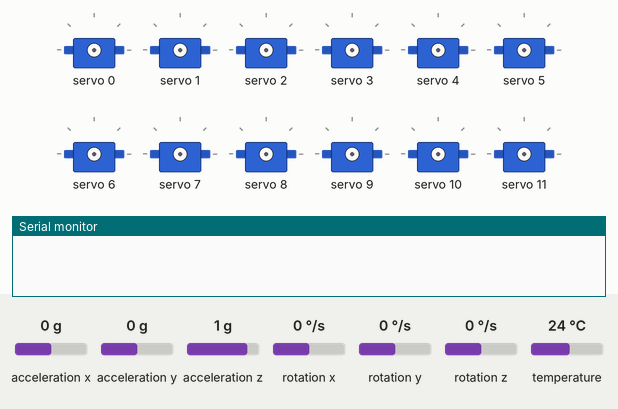
A sketch run on a simulated ESP32. On the bench: 12 × servo, the last lines printed to the serial monitor. Inputs (shaded band) come from the test bench; at power-on: acceleration x 0 g, acceleration y 0 g, acceleration z 1 g, rotation x 0 °/s, rotation y 0 °/s, rotation z 0 °/s, temperature 24 °C.

Above: at 0.0 s.
At 9.2 s:
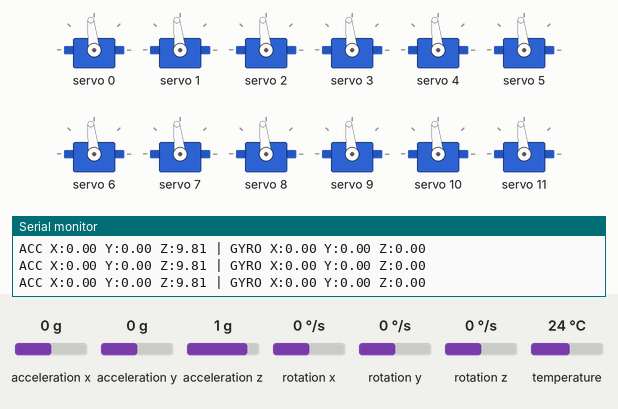
9.3 s: acceleration x set to -1.4 g
At 14.41 s:
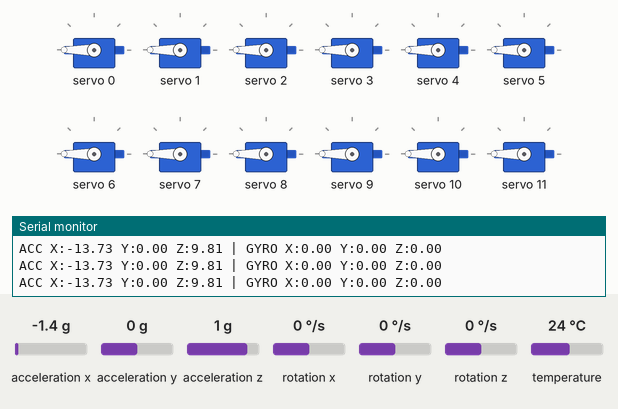
Timing chart, 0 to 18.3 s (numbered marks = the images above; inputs shaded):
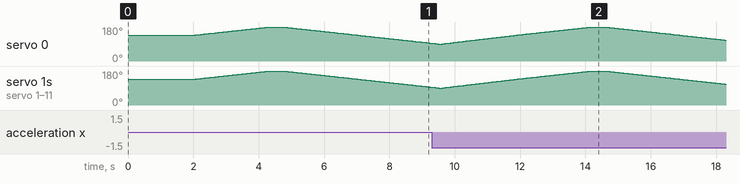

The sketch:

Conn_Check.ino
```cpp
#include <Wire.h>
#include <Adafruit_PWMServoDriver.h>
#include <Adafruit_MPU6050.h>
#include <Adafruit_Sensor.h>

// -------- PCA9685 --------
Adafruit_PWMServoDriver pca = Adafruit_PWMServoDriver(0x40);

// -------- MPU --------
Adafruit_MPU6050 mpu;

// Servo pulse calibration (adjust if needed)
#define SERVO_MIN  100
#define SERVO_MAX  700

// Derived values
#define SERVO_CENTER ((SERVO_MIN + SERVO_MAX) / 2)
#define SERVO_30_DEG ((SERVO_MAX - SERVO_MIN) / 6)

#define SERVO_LOW  (SERVO_CENTER - SERVO_30_DEG)
#define SERVO_HIGH (SERVO_CENTER + SERVO_30_DEG)

// Speed → delay mapping
int speedToDelay(uint8_t speedPercent) {
  speedPercent = constrain(speedPercent, 1, 100);
  return map(speedPercent, 1, 100, 20, 1); // ms per step
}

// ---- Move all 16 servos together, smoothly ----
void moveAllServosSmooth(int startPulse, int endPulse, uint8_t speedPercent) {
  int step = (endPulse > startPulse) ? 1 : -1;
  int stepDelay = speedToDelay(speedPercent);

  for (int pulse = startPulse; pulse != endPulse; pulse += step) {

    // Move all 16 channels together
    for (int i = 0; i < 16; i++) {
      pca.setPWM(i, 0, pulse);
    }

    // ----- MPU READ -----
    sensors_event_t a, g, temp;
    mpu.getEvent(&a, &g, &temp);

    Serial.print("ACC X:");
    Serial.print(a.acceleration.x);
    Serial.print(" Y:");
    Serial.print(a.acceleration.y);
    Serial.print(" Z:");
    Serial.print(a.acceleration.z);

    Serial.print(" | GYRO X:");
    Serial.print(g.gyro.x);
    Serial.print(" Y:");
    Serial.print(g.gyro.y);
    Serial.print(" Z:");
    Serial.println(g.gyro.z);

    delay(stepDelay);
  }
}

void setup() {
  Serial.begin(115200);
  delay(2000);

  Wire.begin(21, 22);

  // ---- PCA INIT ----
  pca.begin();
  pca.setPWMFreq(50);

  // ---- MPU INIT ----
  if (mpu.begin()) {
    Serial.println("MPU6050 OK");
    mpu.setAccelerometerRange(MPU6050_RANGE_8_G);
    mpu.setGyroRange(MPU6050_RANGE_500_DEG);
    mpu.setFilterBandwidth(MPU6050_BAND_21_HZ);
  } else {
    Serial.println("MPU6050 NOT FOUND");
  }

  // Center all servos
  for (int i = 0; i < 16; i++) {
    pca.setPWM(i, 0, SERVO_CENTER);
  }

  Serial.println("System ready (±30° test)");
}

void loop() {
  // Move +30°
  moveAllServosSmooth(SERVO_CENTER, SERVO_HIGH, 40);

  // Move -30°
  moveAllServosSmooth(SERVO_HIGH, SERVO_LOW, 40);

  // Return to center
  moveAllServosSmooth(SERVO_LOW, SERVO_CENTER, 50);
}
```
